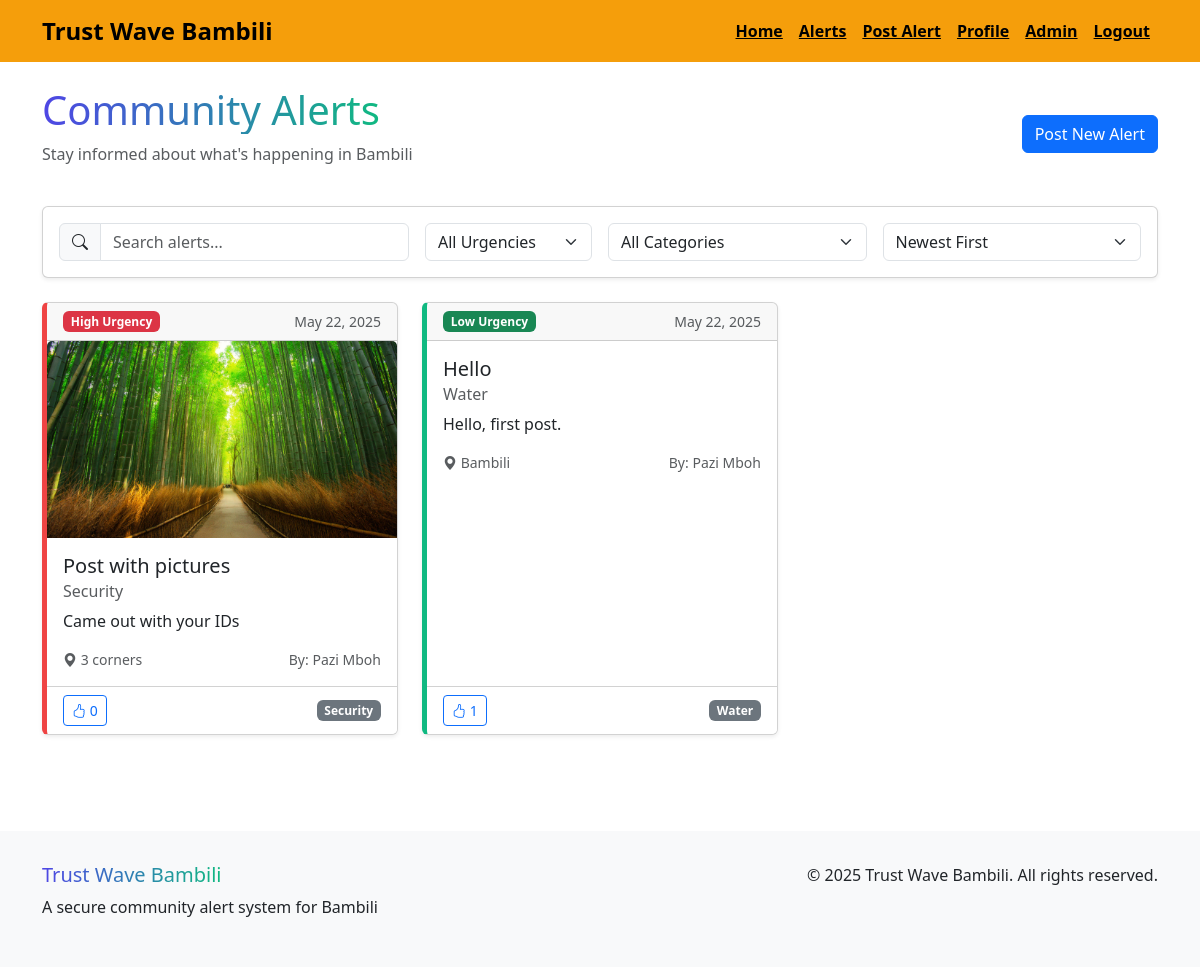
Screenshot of /alerts/ (signed in) with the database file from the repository.
### trustwave/models.py (models this page shows, shortened)
class Alert(models.Model):
    URGENCY_CHOICES = [
        ('low', 'Low'),
        ('medium', 'Medium'),
        ('high', 'High'),
    ]
    title = models.CharField(max_length=255)
    description = models.TextField()
    location = models.CharField(max_length=255)
    urgency = models.CharField(max_length=10, choices=URGENCY_CHOICES)
    category = models.CharField(max_length=100)
    created_at = models.DateTimeField(auto_now_add=True)
    user = models.ForeignKey(CustomUser, on_delete=models.CASCADE)
    image = models.ImageField(upload_to='alert_images/', blank=True, null=True)
    @property
    def votes(self):
        return self.alertvote_set.count()

class CustomUser(AbstractUser):
    username = None
    full_name = models.CharField(max_length=255)
    email = models.EmailField(_('email address'), unique=True)
    phone_number = models.CharField(
        max_length=15,
        validators=[RegexValidator(r'^\+?1?\d{9,15}$', message="Phone number must be entered in the format: '+999999999'. Up to 15 digits allowed.")],
        unique=True
    )
    profession = models.CharField(
        max_length=20,
        choices=ProfessionType.choices,
        default=ProfessionType.OTHER
    )
    location = models.CharField(max_length=255)
    id_card = models.ImageField(upload_to='id_cards/', blank=True, null=True)
    supporting_doc = models.FileField(upload_to='supporting_docs/', blank=True, null=True)
    status = models.CharField(
        max_length=20,
        choices=AccountStatus.choices,
        default=AccountStatus.PENDING
    )
    created_at = models.DateTimeField(auto_now_add=True)
    is_admin = models.BooleanField(default=False)
    objects = CustomUserManager()  # <-- Add this line
    USERNAME_FIELD = 'email'
    REQUIRED_FIELDS = ['full_name', 'phone_number', 'profession', 'location']

### trustwave/views.py (the view)
# urls.py: path('alerts/', views.alerts, name='alerts'),
def alerts(request):
    all_alerts = Alert.objects.all().order_by('-created_at')
    urgency = request.GET.get('urgency', 'all')
    category = request.GET.get('category', 'all')
    sort_by = request.GET.get('sort_by', 'date')
    search = request.GET.get('search', '')
    if urgency != 'all':
        all_alerts = all_alerts.filter(urgency=urgency)
    if category != 'all':
        all_alerts = all_alerts.filter(category=category)
    if search:
        all_alerts = all_alerts.filter(
            Q(title__icontains=search) |
            Q(description__icontains=search) |
            Q(location__icontains=search)
        )
    if sort_by == 'votes':
        all_alerts = sorted(all_alerts, key=lambda a: a.votes, reverse=True)
    elif sort_by == 'urgency':
        urgency_weights = {'high': 3, 'medium': 2, 'low': 1}
        all_alerts = sorted(all_alerts, key=lambda a: urgency_weights.get(a.urgency, 0), reverse=True)
    categories = Alert.objects.values_list('category', flat=True).distinct()
    paginator = Paginator(all_alerts, 9)  # 9 alerts per page
    page_number = request.GET.get('page')
    page_obj = paginator.get_page(page_number)
    context = {
        'alerts': page_obj,
        'categories': categories,
        'selected_urgency': urgency,
        'selected_category': category,
        'selected_sort': sort_by,
        'search_term': search
    }
    return render(request, 'alerts.html', context)

### trustwave/templates/alerts.html (shortened to what this page needs)
{% extends "base.html" %}
{% block content %}
<div class="container py-4">
    <div class="d-flex justify-content-between align-items-center mb-4">
        <div>
            <h1 class="wave-text">Community Alerts</h1>
            <p class="text-muted">Stay informed about what's happening in Bambili</p>
        </div>
        <div>
            <a href="{% url 'post_alert' %}" class="btn btn-primary">Post New Alert</a>
        </div>
    </div>
    <div class="card mb-4 shadow-sm">
        <div class="card-body">
            <form method="get">
                <div class="row g-3 align-items-end">
                    <div class="col-12 col-md-4">
                        <div class="input-group">
                            <span class="input-group-text"><i class="bi bi-search"></i></span>
                            <input type="text" class="form-control" placeholder="Search alerts..." name="search" value="{{ search_term }}">
                        </div>
                    </div>
                    <div class="col-12 col-md-2">
                        <select class="form-select" name="urgency" onchange="this.form.submit()">
                            <option value="all" {% if selected_urgency == "all" %}selected{% endif %}>All Urgencies</option>
                        </select>
                    </div>
                    <div class="col-12 col-md-3">
                        <select class="form-select" name="category" onchange="this.form.submit()">
                            <option value="all" {% if selected_category == "all" %}selected{% endif %}>All Categories</option>
                        </select>
                    </div>
                    <div class="col-12 col-md-3">
                        <select class="form-select" name="sort_by" onchange="this.form.submit()">
                            <option value="date" {% if selected_sort == "date" %}selected{% endif %}>Newest First</option>
                        </select>
                    </div>
                </div>
            </form>
        </div>
    </div>
    {% if alerts %}
        <div class="row">
            {% for alert in alerts %}
                <div class="col-md-6 col-lg-4 mb-4">
                    <div class="card h-100 shadow-sm alert-card urgency-{{ alert.urgency }}">
                        <div class="card-header d-flex justify-content-between align-items-center">
                            <span class="badge {% if alert.urgency == 'high' %}bg-danger{% elif alert.urgency == 'medium' %}bg-warning{% else %}bg-success{% endif %}">
                                {{ alert.urgency|title }} Urgency
                            </span>
                            <small class="text-muted">{{ alert.created_at|date:"M d, Y" }}</small>
                        </div>
                        {% if alert.image %}
                            <img src="{{ alert.image.url }}" class="card-img-top" alt="{{ alert.title }}">
                        {% endif %}
                        <div class="card-body">
                            <h5 class="card-title">{{ alert.title }}</h5>
                            <h6 class="card-subtitle mb-2 text-muted">{{ alert.category }}</h6>
                            <p class="card-text">{{ alert.description|truncatechars:150 }}</p>
                            <div class="d-flex justify-content-between align-items-center mt-3">
                                <small class="text-muted"><i class="bi bi-geo-alt-fill"></i> {{ alert.location }}</small>
                                <small class="text-muted">By: {{ alert.user.full_name }}</small>
                            </div>
                        </div>
                        <div class="card-footer d-flex justify-content-between align-items-center bg-white">
                            <div class="d-flex align-items-center">
                                <button class="btn btn-sm btn-outline-primary vote-button" data-alert-id="{{ alert.id }}">
                                    <i class="bi bi-hand-thumbs-up{% if user.is_authenticated and user in alert.alertvote_set.all.user %}-fill{% endif %}"></i>
                                    <span class="vote-count">{{ alert.votes }}</span>
                                </button>
                            </div>
                            <span class="badge bg-secondary">{{ alert.category }}</span>
                        </div>
                    </div>
                </div>
            {% endfor %}
        </div>
    {% endif %}
</div>
{% endblock %}

### trustwave/templates/base.html (style rules this page uses)
:root { --primary-color: #4f46e5; --secondary-color: #10b981; --trust-color: #4f46e5; --wave-color: #10b981; }
.wave-text { background: linear-gradient(90deg, var(--trust-color), var(--wave-color)); -webkit-background-clip: text; -webkit-text-fill-color: transparent; background-clip: text; display: inline-block; }
.alert-card { transition: transform 0.2s; height: 100%; }
.urgency-high { border-left: 5px solid #ef4444; }
.urgency-low { border-left: 5px solid #10b981; }

### rows the page displays
Alert: urgency "High", created_at "May 22, 2025", image (picture), title "Post with pictures", category "Security", description "Came out with your IDs", location "3 corners", user.full_name "Pazi Mboh", votes "0"
Alert: urgency "Low", created_at "May 22, 2025", title "Hello", category "Water", description "Hello, first post.", location "Bambili", user.full_name "Pazi Mboh", votes "1"
